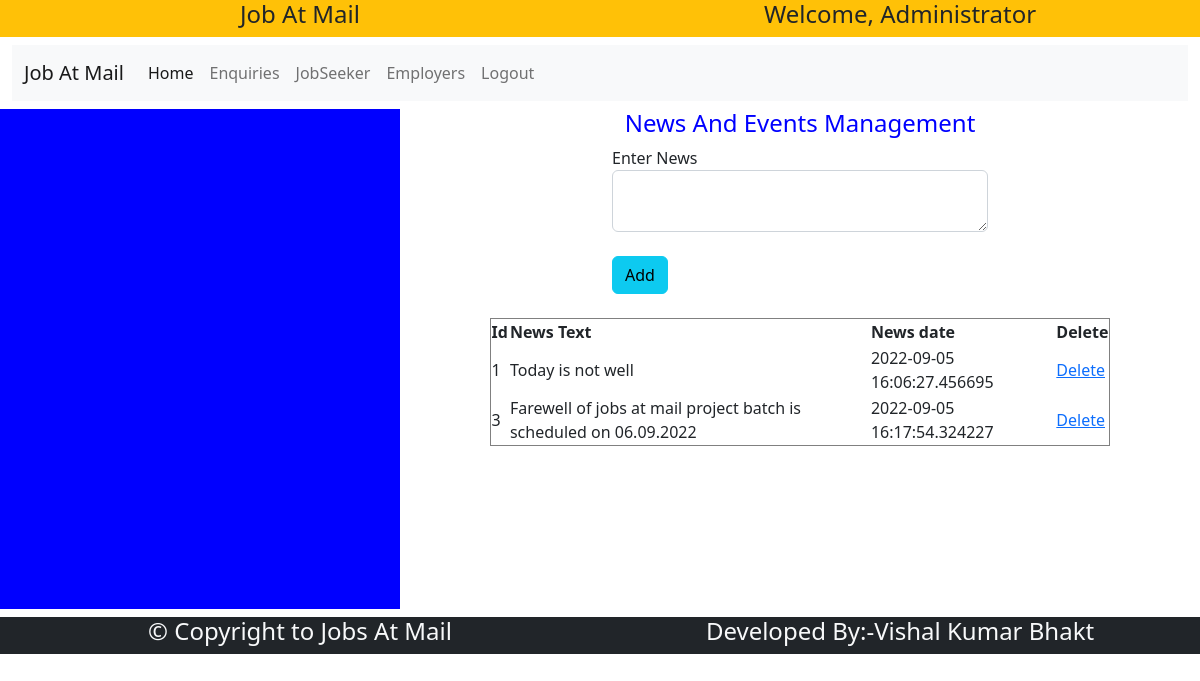
The page /adminhome/ on the database its author committed.
### jamapp/models.py (models this page shows)
class News(models.Model):
    newstext=models.TextField()
    newsdate=models.CharField(max_length=30)

### jamapp/views.py (the view)
# urls.py: path('adminhome/',views.adminhome,name='adminhome'),
def adminhome(request):
    nw=News.objects.all()
    return render(request,'adminhome.html',{'nw':nw})

### jamapp/templates/adminhome.html (shortened to what this page needs)
{% extends 'adminbase.html' %}
{% block body %}
    <h4 style="color:blue;text-align:center;">
        News And Events Management
    </h4>
    <div class="row">
        <div class="col-sm-3"></div>
        <div class="col-sm-6">
            <form action="{% url 'addnews' %}" method="post">
                <div class="form-group">
                    <label>Enter News</label>
                    <textarea name="newstext" class="form-control"></textarea>
                </div>
                <br/>
                <input type="submit" value="Add" class="btn btn-info"/>
            </form>
        </div>
        <div class="col-sm-3"></div>
    </div>
    <br/>
    <div>
        <table border="1" style="width:80%;margin:0 auto;">
            <tr>
                <th>Id</th>
                <th>News Text</th>
                <th>News date</th>
                <th>Delete</th>
            </tr>
            {% for n in nw %}
            <tr>
                <td>{{n.id}}</td>
                <td>{{n.newstext}}</td>
                <td>{{n.newsdate}}</td>
                <td>
                    <a href="{% url 'deletenews' id=n.id %}">Delete</a>
                </td>
            </tr>
            {% endfor %}
        </table>
    </div>
{% endblock body %}

### rows shown on the page
News: id "1", newstext "Today is not well", newsdate "2022-09-05 16:06:27.456695"
News: id "3", newstext "Farewell of jobs at mail project batch is scheduled on 06.09.2022", newsdate "2022-09-05 16:17:54.324227"
